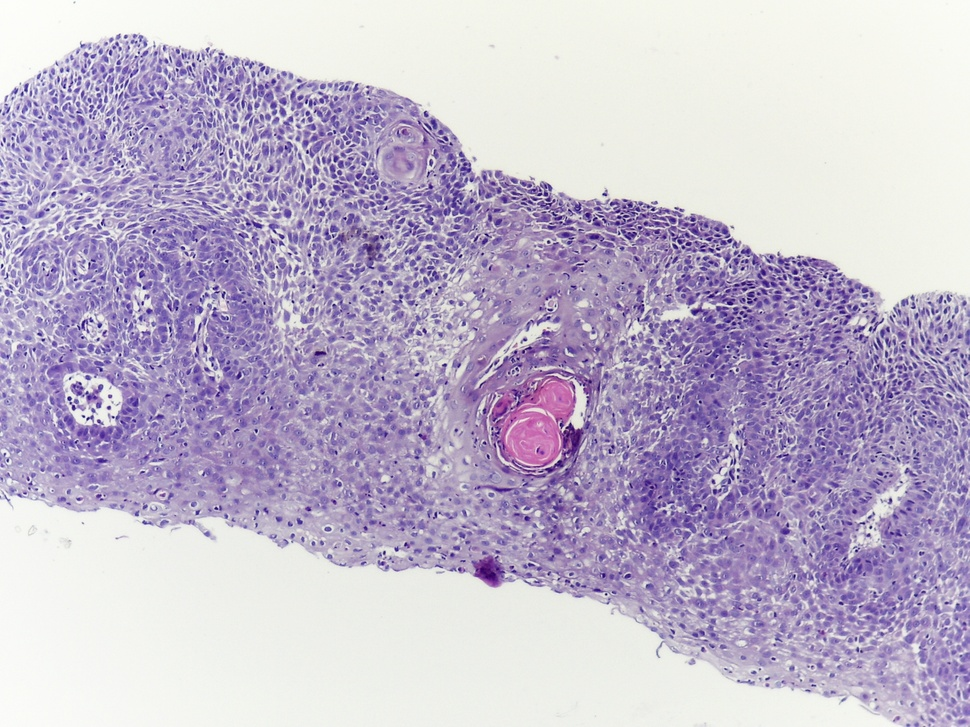
#> input picture Statistical_Analysis/GrayScale Image Histogram/OSCC_100x_1.jpg, 970 x 727 px, shrunk from 2048 x 1536 before the run
$ python pixel_histogram.py
#> lines starting #> are read from the running program, lines starting #| are printed output that depends on the picture
#%%
import cv2
import matplotlib.pyplot as plt
import numpy as np
import pathlib
from pathlib import Path

# %%
path_name=Path.cwd()
image_BGR=cv2.imread(path_name/"OSCC_100x_1.jpg")
#> image_BGR is the input picture: shape (727, 970, 3); mean B, G, R 205.5, 182.7, 192.8
cv2.imshow('BGR image',image_BGR)
cv2.waitKey()
cv2.destroyAllWindows()
# %%
# conver image into grayscale
image_gray=cv2.cvtColor(image_BGR,cv2.COLOR_BGR2GRAY)
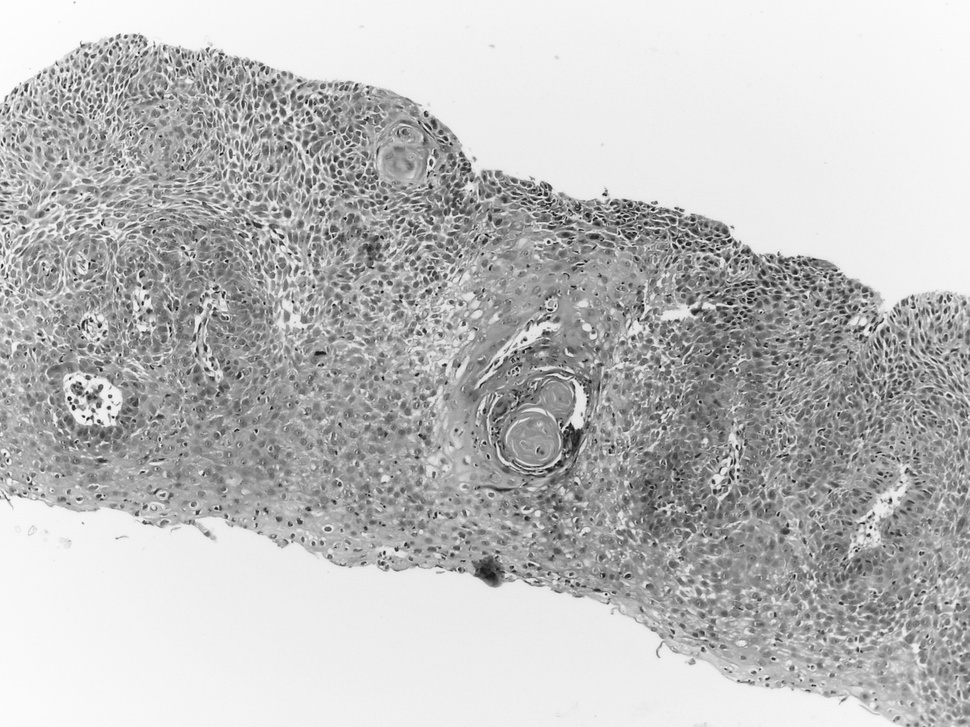
#> image_gray: shape (727, 970); min 11, max 255, mean 188.3
hist_gray=cv2.calcHist([image_gray],channels=[0],mask=None,histSize=[256],ranges=[0,256])
#> hist_gray = 256 values, max 29112 at index 238, min 0 at index 0, mean 2754.6
plt.plot(hist_gray,color='r')
plt.title("Gray scale image histogram")
# %%
cv2.imwrite(path_name/'hist_gray.jpg',hist_gray)
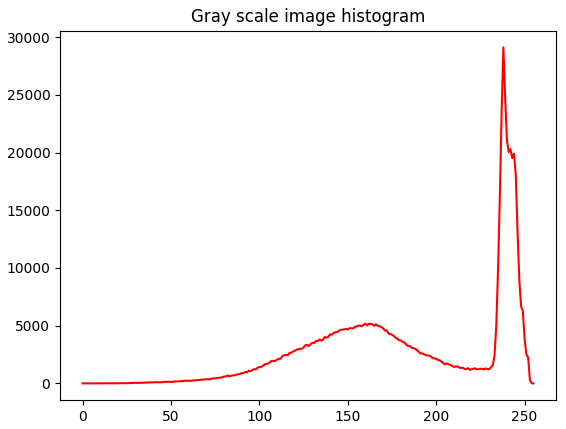
#> figure drawn by matplotlib, 1 panel; curve peaks at x = 238, y = 29112
